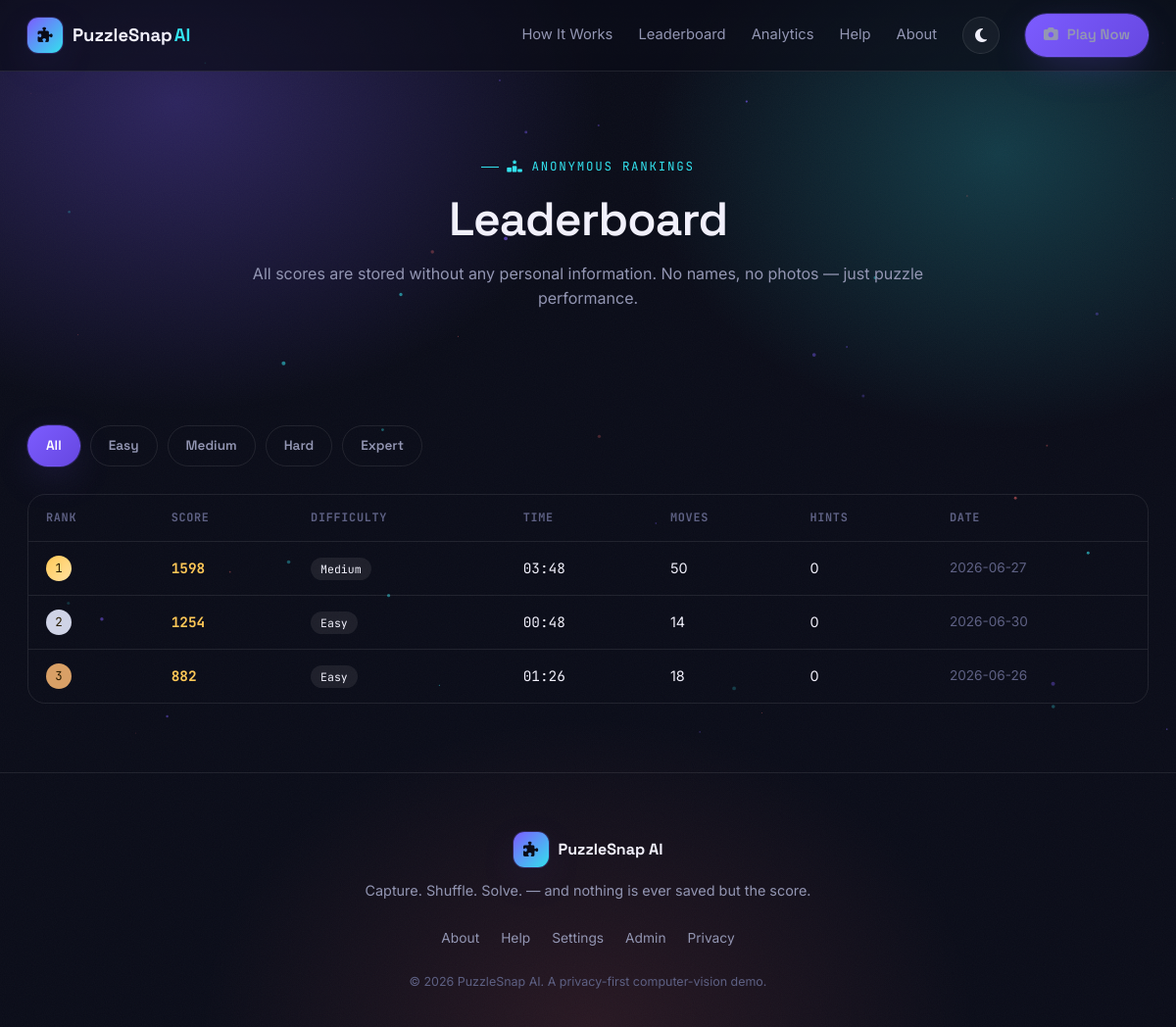
The app's page /leaderboard with its own data.
### tables this page shows
CREATE TABLE game_sessions (
                session_id      TEXT PRIMARY KEY,
                played_date     TEXT NOT NULL,
                played_time     TEXT NOT NULL,
                difficulty      TEXT NOT NULL,
                completion_time INTEGER NOT NULL,   -- seconds
                total_moves     INTEGER NOT NULL,
                hints_used      INTEGER NOT NULL DEFAULT 0,
                final_score     INTEGER NOT NULL,
                created_at      TEXT NOT NULL
            );

### routes/main.py (the view)
@main_bp.route("/leaderboard")
def leaderboard():
    boards = db.get_leaderboard(limit=20)
    return render_template("leaderboard.html", boards=boards)

### utils/database.py (called while the page is built)
def get_connection():
    conn = sqlite3.connect(DB_PATH)
    conn.row_factory = sqlite3.Row
    conn.execute("PRAGMA foreign_keys = ON")
    return conn

def get_leaderboard(limit=20, difficulty=None):
    with _lock, get_connection() as conn:
        if difficulty:
            rows = conn.execute(
                """SELECT session_id, played_date, difficulty, completion_time,
                          total_moves, hints_used, final_score
                   FROM game_sessions WHERE difficulty = ?
                   ORDER BY final_score DESC, completion_time ASC LIMIT ?""",
                (difficulty, limit),
            ).fetchall()
        else:
            rows = conn.execute(
                """SELECT session_id, played_date, difficulty, completion_time,
                          total_moves, hints_used, final_score
                   FROM game_sessions ORDER BY final_score DESC, completion_time ASC LIMIT ?""",
                (limit,),
            ).fetchall()
        return [dict(r) for r in rows]

### templates/leaderboard.html (shortened to what this page needs)
{% extends "base.html" %}
{% block content %}
<div class="page-hero">
  <div class="ps-eyebrow" style="justify-content:center;"><i class="fa-solid fa-ranking-star"></i> Anonymous Rankings</div>
  <h1>Leaderboard</h1>
  <p>All scores are stored without any personal information. No names, no photos — just puzzle performance.</p>
</div>
<div class="ps-section-tight">
  <div style="display:flex;gap:10px;margin-bottom:28px;flex-wrap:wrap;" id="diffFilters">
    {% for d in ["all","easy","medium","hard","expert"] %}
    <button class="ps-btn ps-btn-sm {% if loop.first %}ps-btn-primary{% else %}ps-btn-ghost{% endif %} diff-filter-btn" data-diff="{{ d }}">
      {{ d | capitalize }}
    </button>
    {% endfor %}
  </div>
  <div class="ps-table-wrap">
    <table class="ps-table" id="leaderboardTable">
      <thead>
        <tr>
          <th>Rank</th>
          <th>Score</th>
          <th>Difficulty</th>
          <th>Time</th>
          <th>Moves</th>
          <th>Hints</th>
          <th>Date</th>
        </tr>
      </thead>
      <tbody id="leaderboardBody">
        {% if boards %}
          {% for row in boards %}
          <tr>
            <td>
              <span class="rank-badge {% if loop.index == 1 %}top1{% elif loop.index == 2 %}top2{% elif loop.index == 3 %}top3{% endif %}">
                {{ loop.index }}
              </span>
            </td>
            <td style="font-family:var(--font-mono);font-weight:700;color:var(--gold);">{{ row.final_score }}</td>
            <td><span class="diff-pill">{{ row.difficulty }}</span></td>
            <td style="font-family:var(--font-mono);">{{ '%02d'|format(row.completion_time // 60) }}:{{ '%02d'|format(row.completion_time % 60) }}</td>
            <td>{{ row.total_moves }}</td>
            <td>{{ row.hints_used }}</td>
            <td style="color:var(--text-faint);font-size:0.85rem;">{{ row.played_date }}</td>
          </tr>
          {% endfor %}
        {% else %}
          <tr>
            <td colspan="7" style="text-align:center;color:var(--text-faint);padding:50px;">
              No games completed yet. <a href="/capture" style="color:var(--cyan);">Be the first!</a>
            </td>
          </tr>
        {% endif %}
      </tbody>
    </table>
  </div>
</div>
{% endblock %}

### static/css/style.css (style rules this page uses)
:root { --bg: #0a0c18; --bg-soft: #0e1124; --bg-elevated: #12152c; --surface: rgba(255, 255, 255, 0.045); --surface-strong: rgba(255, 255, 255, 0.08); --border: rgba(255, 255, 255, 0.09); --border-strong: rgba(255, 255, 255, 0.16); --text: #f1f0fb; --text-muted: #9396b3; --text-faint: #5e6184; --violet: #7c5cff; --violet-soft: #a78bff; --cyan: #33e1ed; --coral: #ff6b6b; --gold: #ffc857; --green: #4ade80; --grad-aurora: radial-gradient(60% 50% at 15% 10%, rgba(124, 92, 255, 0.30), transparent 60%), radial-gradient(50% 45% at 85% 15%, rgba(51, 225, 237, 0.22), transparent 60%), radial-gradient(55% 50% at 50% 100%, rgba(255, 107, 107, 0.12), transparent 60%); --font-display: 'Space Grotesk', sans-serif; --font-body: 'Inter', sans-serif; --font-mono: 'JetBrains Mono', monospace; --radius-sm: 10px; --radius-md: 18px; --radius-lg: 28px; --shadow-soft: 0 20px 60px -20px rgba(0, 0, 0, 0.6); --shadow-glow-violet: 0 0 0 1px rgba(124, 92, 255, 0.25), 0 12px 40px -10px rgba(124, 92, 255, 0.35); --ease: cubic-bezier(.22, 1, .36, 1); }
* { box-sizing: border-box; }
html { scroll-behavior: smooth; }
body { margin: 0; background: var(--bg); background-image: var(--grad-aurora); background-attachment: fixed; color: var(--text); font-family: var(--font-body); font-size: 16px; line-height: 1.6; -webkit-font-smoothing: antialiased; overflow-x: hidden; transition: background-color .4s var(--ease), color .4s var(--ease); }
h1, h2, h3, h4, .display { font-family: var(--font-display); font-weight: 600; letter-spacing: -0.02em; line-height: 1.1; margin: 0; }
p { color: var(--text-muted); }
.ps-btn { display: inline-flex; align-items: center; justify-content: center; gap: 9px; font-family: var(--font-display); font-weight: 600; font-size: 0.95rem; padding: 13px 26px; border-radius: 100px; border: 1px solid transparent; cursor: pointer; transition: transform .25s var(--ease), box-shadow .25s var(--ease), background .25s var(--ease), border-color .25s var(--ease); white-space: nowrap; position: relative; }
.ps-btn-primary { background: linear-gradient(135deg, var(--violet), #6647e0); color: #fff; box-shadow: var(--shadow-glow-violet); }
.ps-btn-ghost { background: transparent; color: var(--text-muted); border-color: var(--border); }
.ps-btn-sm { padding: 9px 18px; font-size: 0.85rem; }
.ps-section-tight { padding: 70px 28px; max-width: 1280px; margin: 0 auto; }
.ps-eyebrow { font-family: var(--font-mono); font-size: 0.78rem; letter-spacing: 0.14em; text-transform: uppercase; color: var(--cyan); display: inline-flex; align-items: center; gap: 8px; margin-bottom: 18px; }
.ps-eyebrow::before { content: ''; width: 18px; height: 1px; background: var(--cyan); }
.ps-table-wrap { overflow-x: auto; border-radius: var(--radius-md); border: 1px solid var(--border); }
table.ps-table { width: 100%; border-collapse: collapse; font-size: 0.9rem; min-width: 640px; }
table.ps-table th { text-align: left; font-family: var(--font-mono); font-size: 0.74rem; text-transform: uppercase; letter-spacing: .06em; color: var(--text-faint); padding: 14px 18px; border-bottom: 1px solid var(--border); }
table.ps-table td { padding: 14px 18px; border-bottom: 1px solid var(--border); }
table.ps-table tr:last-child td { border-bottom: none; }
.rank-badge { display: inline-grid; place-items: center; width: 26px; height: 26px; border-radius: 50%; font-family: var(--font-mono); font-size: 0.78rem; background: var(--surface-strong); }
.rank-badge.top1 { background: linear-gradient(135deg, var(--gold), #ffe2a0); color: #2a1d00; }
.rank-badge.top2 { background: #cfd3e6; color: #2a1d00; }
.rank-badge.top3 { background: #d9a066; color: #2a1d00; }
.diff-pill { font-family: var(--font-mono); font-size: 0.72rem; padding: 4px 10px; border-radius: 100px; background: var(--surface-strong); text-transform: capitalize; }
.page-hero { max-width: 820px; margin: 0 auto; padding: 80px 24px 30px; text-align: center; }
.page-hero h1 { font-size: clamp(2.1rem, 4vw, 3rem); margin-bottom: 16px; }

### records on screen
game_sessions: final_score "1598", difficulty "Medium", completion_time "03", row.completion_time%60 "48", total_moves "50", hints_used "0", played_date "2026-06-27"
game_sessions: final_score "1254", difficulty "Easy", completion_time "00", row.completion_time%60 "48", total_moves "14", hints_used "0", played_date "2026-06-30"
game_sessions: final_score "882", difficulty "Easy", completion_time "01", row.completion_time%60 "26", total_moves "18", hints_used "0", played_date "2026-06-26"

### other values on screen
{{ d | capitalize }} "All" "Easy" "Medium" "Hard" "Expert"
